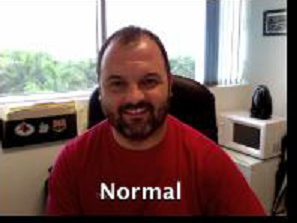
#> input picture 2_Geometric_Transformation/image.png, 297 x 223 px
$ python Image_reflection.py
#> lines starting #> are read from the running program, lines starting #| are printed output that depends on the picture
import numpy as np
import cv2
img = cv2.imread('image.png')
#> img is the input picture: shape (223, 297, 3); mean B, G, R 102.2, 106.1, 129
rows, cols = img.shape[0:2]
#> rows = 223; cols = 297
#flip the image horizontally
M1 = np.float32([[1,  0, 0],
                [0, -1, rows],
                [0,  0, 1]])
#> M1 = [[1, 0, 0], [0, -1, 223], [0, 0, 1]]

#flip the image vertical
M2 = np.float32([[-1, 0, cols],
                [0, 1, 0],
                [0, 0, 1]])
#> M2 = [[-1, 0, 297], [0, 1, 0], [0, 0, 1]]


flip_x = cv2.warpPerspective(img, M1, (int(cols),int(rows)))
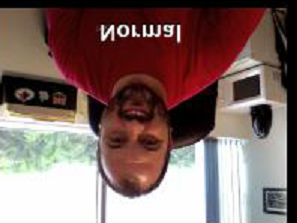
#> flip_x: shape (223, 297, 3); mean B, G, R 101.2, 105.1, 128
flip_y = cv2.warpPerspective(img, M2, (int(cols),int(rows)))
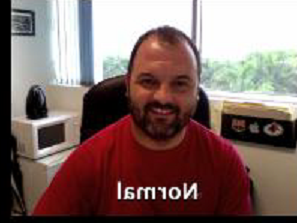
#> flip_y: shape (223, 297, 3); mean B, G, R 101.7, 105.5, 128.5

cv2.imshow('flip x-horizontally', flip_x)
cv2.imshow('original image', img)
cv2.imshow("flip y-vertical", flip_y)
cv2.waitKey(0)
cv2.destroyAllWindows()
